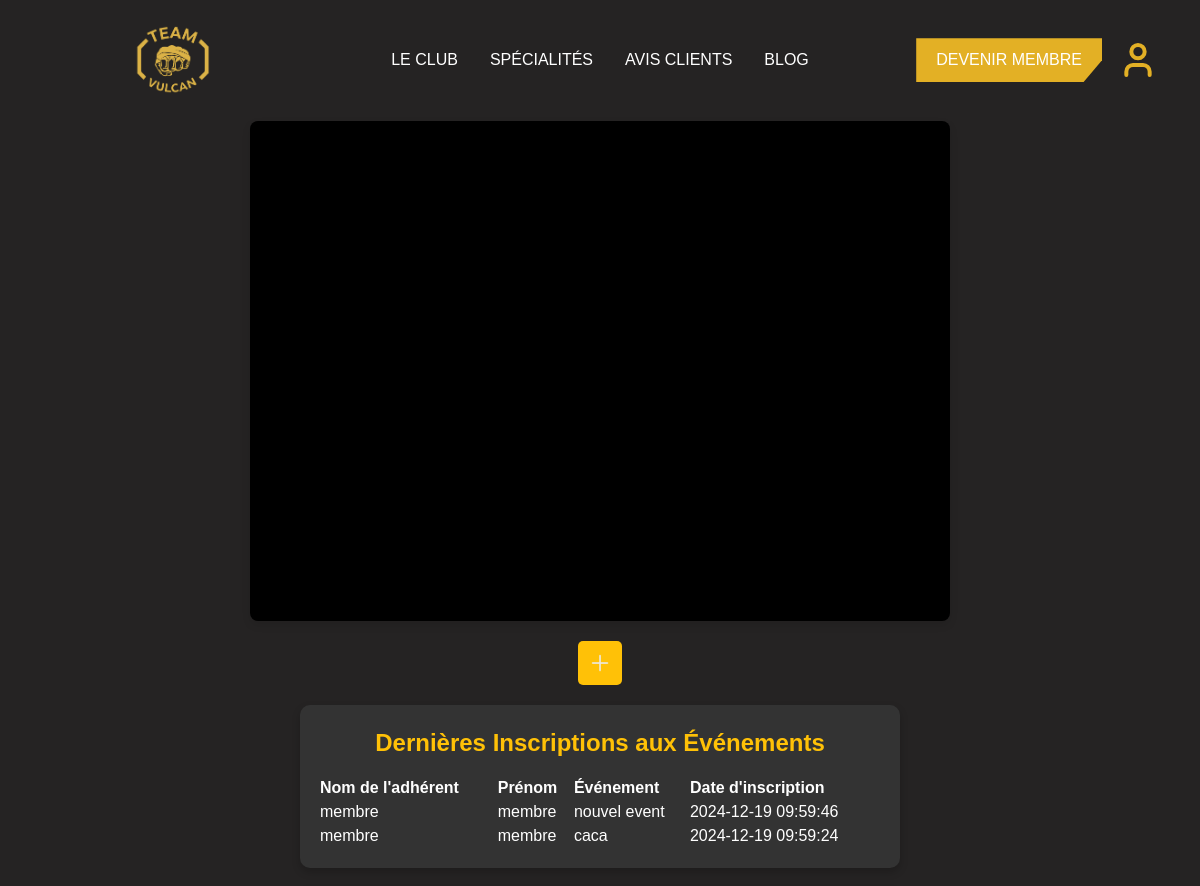
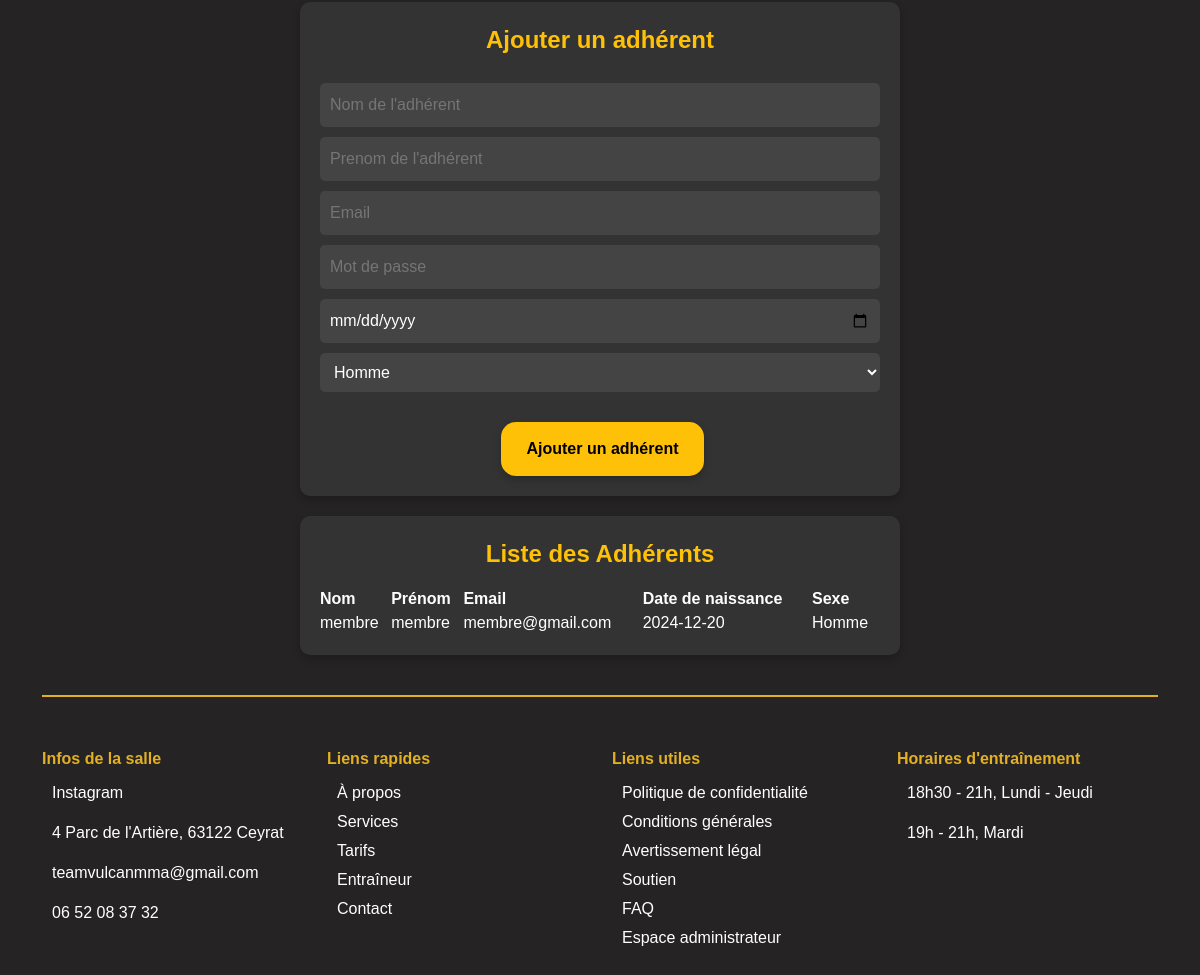
/admin/espace_admin.php (signed in), run on the app's committed database (2 pictures, top to bottom).
### tables this page shows
CREATE TABLE `inscriptions` (
  `id` int(11) NOT NULL,
  `adherent_id` int(11) NOT NULL,
  `event_id` int(11) NOT NULL,
  `date_inscription` timestamp NOT NULL DEFAULT current_timestamp()
);

CREATE TABLE `adherents` (
  `id` int(11) NOT NULL,
  `nom` varchar(100) NOT NULL,
  `prenom` varchar(100) NOT NULL,
  `email` varchar(150) NOT NULL,
  `password` varchar(255) NOT NULL,
  `date_creation` timestamp NOT NULL DEFAULT current_timestamp(),
  `date_naissance` date NOT NULL DEFAULT '1900-01-01',
  `sexe` enum('M','F') NOT NULL DEFAULT 'M'
);

CREATE TABLE `events` (
  `id` int(11) NOT NULL,
  `titre` varchar(200) NOT NULL,
  `description` text NOT NULL,
  `date_event` date NOT NULL,
  `lieu` varchar(200) NOT NULL,
  `type` enum('MMA','Boxe Thai','Kickboxing','JJB','Autre') NOT NULL DEFAULT 'Autre'
);

### admin/espace_admin.php (the view, shortened to what this page needs)
<?php
require_once '../config/config.php';
$sql = "SELECT
            i.id AS inscription_id,
            a.nom AS nom_adherent,
            a.prenom AS prenom_adherent,
            e.titre AS titre_evenement,
            i.date_inscription
        FROM
            inscriptions i
        JOIN
            adherents a ON i.adherent_id = a.id
        JOIN
            events e ON i.event_id = e.id
        ORDER BY
            i.date_inscription DESC";
$stmt = $pdo->prepare($sql);
$stmt->execute();
$inscriptions = $stmt->fetchAll();
$sqlAdherents = "SELECT
                    id,
                    nom,
                    prenom,
                    email,
                    date_naissance,
                    sexe,
                    date_creation
                FROM
                    adherents
                ORDER BY
                    date_creation DESC";
$stmtAdherents = $pdo->prepare($sqlAdherents);
$stmtAdherents->execute();
$adherents = $stmtAdherents->fetchAll();
?>
<!DOCTYPE html>
<html lang="fr">
<head>
    <link rel="stylesheet" href="../include/css/admin.css">
    <link rel="stylesheet" href="../include/css/calendrier.css">
    <link rel="stylesheet" href="../include/css/home.css">
    <link href="https://cdn.jsdelivr.net/npm/bootstrap@5.3.0/dist/css/bootstrap.min.css" rel="stylesheet">
</head>
<body>
    <?php
    include '../include/header.php';
    ?>
    <div id="calendar"></div>
    <div class="btn-new-event">
        <button id="btn-plus" type="button">
            <img src="../include/images/plus.png" alt="Plus" width="24" height="24">
        </button>
    </div>
        <div id="section-modifier">
            <div class="carte-formulaire">
                <div class="carte-header">Dernières Inscriptions aux Événements</div>
                <div class="carte-corps">
                    <table>
                        <thead>
                            <tr>
                                <th>Nom de l'adhérent</th>
                                <th>Prénom</th>
                                <th>Événement</th>
                                <th>Date d'inscription</th>
                            </tr>
                        </thead>
                        <tbody>
                            <?php foreach ($inscriptions as $inscription): ?>
                                <tr>
                                    <td><?= htmlspecialchars($inscription['nom_adherent']) ?></td>
                                    <td><?= htmlspecialchars($inscription['prenom_adherent']) ?></td>
                                    <td><?= htmlspecialchars($inscription['titre_evenement']) ?></td>
                                    <td><?= htmlspecialchars($inscription['date_inscription']) ?></td>
                                </tr>
                            <?php endforeach; ?>
                        </tbody>
                    </table>
                </div>
            </div>
        </div>
        <div id="section-ajouter-adherent">
            <div class="carte-formulaire">
                <div class="carte-header">Ajouter un adhérent</div>
                <div class="carte-corps">
                    <form method="POST">
                        <div>
                            <input type="text" class="champ-formulaire" id="nom" name="nom"
                                placeholder="Nom de l'adhérent" required>
                        </div>
                        <div>
                            <input type="text" class="champ-formulaire" id="prenom" name="prenom"
                                placeholder="Prenom de l'adhérent" required>
                        </div>
                        <div>
                            <input type="email" class="champ-formulaire" id="email" name="email" placeholder="Email"
                                required>
                        </div>
                        <div>
                            <input type="password" class="champ-formulaire" id="password" name="password"
                                placeholder="Mot de passe" required>
                        </div>
                        <div>
                            <input type="date" class="champ-formulaire" id="date_naissance" name="date_naissance"
                                placeholder="Mot de passe" required>
                        </div>
                        <div>
                            <select class="champ-formulaire" id="sexe" name="sexe" required>
                                <option value="M">Homme</option>
                            </select>
                        </div>
                        <div class="center-btn">
                            <button type="submit" name="add_adherent" class="btn-ajouter">Ajouter un
                                adhérent</button>
                        </div>
                    </form>
                </div>
            </div>
        </div>
        <div id="section-modifier">
            <div class="carte-formulaire">
                <div class="carte-header">Liste des Adhérents</div>
                <div class="carte-corps">
                <table>
                    <thead>
                        <tr>
                            <th>Nom</th>
                            <th>Prénom</th>
                            <th>Email</th>
                            <th>Date de naissance</th>
                            <th>Sexe</th>
                        </tr>
                    </thead>
                    <tbody>
                        <?php foreach ($adherents as $adherent): ?>
                            <tr>
                                <td><?= htmlspecialchars($adherent['nom']) ?></td>
                                <td><?= htmlspecialchars($adherent['prenom']) ?></td>
                                <td><?= htmlspecialchars($adherent['email']) ?></td>
                                <td><?= htmlspecialchars($adherent['date_naissance']) ?></td>
                                <td><?= htmlspecialchars($adherent['sexe'] == 'M' ? 'Homme' : 'Femme') ?></td>
                            </tr>
                        <?php endforeach; ?>
                    </tbody>
                </table>
            </div>
        </div>
    </div>
    <?php
    include '../include/footer.php';
    ?>
</body>
</html>

### include/header.php (shortened to what this page needs)
<!DOCTYPE html>
<head>
    <link rel="stylesheet" href="../include/css/header.css">
</head>
<body>
    <header>
        <div class="container">
            <div class="row align-items-center justify-content-between">
                <div class="col text-center">
                    <a href="../index.php">
                        <img src="/SAE301Local/include/images/Logo1.png" alt="Logo" class="img-fluid" style="max-width: 100px;">
                    </a>
                </div>
                <div class="col-md-6 d-none d-md-block" id="nav-pc">
                    <nav class="nav justify-content-center">
                        <a class="nav-link" href="#">LE CLUB</a>
                        <a class="nav-link" href="#">SPÉCIALITÉS</a>
                        <a class="nav-link" href="#">AVIS CLIENTS</a>
                        <a class="nav-link" href="#">BLOG</a>
                    </nav>
                </div>
                <div class="col-md-3 d-none d-md-flex justify-content-end align-items-center">
                    <a href="#" class="btn btn-rejoindre me-3">Devenir membre</a>
                    <a href="http://localhost/SAE301Local/adherents/login.php" aria-label="Espace Membre">
                        <img src="/SAE301Local/include/images/icone_membre.svg" alt="Espace Membre" style="max-width: 40px;">
                    </a>
                </div>
            </div>
        </div>
    </header>
</body>
</html>

### include/footer.php
<footer>
    <div class="container">
        <div class="footer-separator"></div>
        <div class="row">
            <div class="col-md-3">
                <p class="footer-title" href="#">Infos de la salle</p>
                <p class="footer-info"><i class="footer-icon bi bi-instagram"></i> <a
                        href="https://www.instagram.com/teamvulcanmma/" target="_blank">Instagram</a></p>
                <p class="footer-info"><i class="footer-icon bi bi-geo-alt"></i> 4 Parc de l'Artière, 63122 Ceyrat</p>
                <p class="footer-info"><i class="footer-icon bi bi-envelope"></i> teamvulcanmma@gmail.com</p>
                <p class="footer-info"><i class="footer-icon bi bi-telephone"></i> 06 52 08 37 32</p>
            </div>
            <div class="col-md-3">
                <p class="footer-title">Liens rapides</p>
                <div class="footer-links">
                    <a href="#"><i class="footer-icon bi bi-chevron-right"></i> À propos</a>
                    <a href="#"><i class="footer-icon bi bi-chevron-right"></i> Services</a>
                    <a href="#"><i class="footer-icon bi bi-chevron-right"></i> Tarifs</a>
                    <a href="#"><i class="footer-icon bi bi-chevron-right"></i> Entraîneur</a>
                    <a href="#"><i class="footer-icon bi bi-chevron-right"></i> Contact</a>
                </div>
            </div>
            <div class="col-md-3">
                <p class="footer-title">Liens utiles</p>
                <div class="footer-links">
                    <a href="#"><i class="footer-icon bi bi-chevron-right"></i> Politique de confidentialité</a>
                    <a href="#"><i class="footer-icon bi bi-chevron-right"></i> Conditions générales</a>
                    <a href="#"><i class="footer-icon bi bi-chevron-right"></i> Avertissement légal</a>
                    <a href="#"><i class="footer-icon bi bi-chevron-right"></i> Soutien</a>
                    <a href="#"><i class="footer-icon bi bi-chevron-right"></i> FAQ</a>
                    <a href="admin/espace_admin.php"><i class="footer-icon bi bi-chevron-right"></i> Espace administrateur</a>
                </div>
            </div>
            <div class="col-md-3">
                <p class="footer-title">Horaires d'entraînement</p>
                <p class="footer-schedule"><i class="footer-icon bi bi-clock"></i> 18h30 - 21h, Lundi - Jeudi</p>
                <p class="footer-schedule"><i class="footer-icon bi bi-clock"></i> 19h - 21h, Mardi</p>
            </div>
        </div>
    </div>
</footer>

### include/css/admin.css (style rules this page uses)
* { margin: 0; padding: 0; box-sizing: border-box; font-family: Arial, sans-serif; }
body { background-color: #252323 !important; color: white !important; }
p { font-size: 16px; }
.center-btn { text-align: center; }
.btn-ajouter { background-color: #ffc107; border: none; padding: 15px 25px; font-weight: bold; border-radius: 15px; box-shadow: 0 4px 8px rgba(0, 0, 0, 0.2); margin-top: 30px; margin-left: 5px; transition: transform 0.3s, box-shadow 0.3s; text-align: center; }
.carte-formulaire { background-color: #333; padding: 20px; margin: 20px auto; border-radius: 10px; box-shadow: 0 4px 8px rgba(0, 0, 0, 0.2); max-width: 600px; width: 100%; }
.carte-header { font-size: 1.5rem; font-weight: bold; margin-bottom: 15px; color: #ffc107; text-align: center; }
.carte-corps { background-color: #333; display: flex; flex-direction: column; gap: 15px; }
.champ-formulaire { width: 100%; padding: 10px; margin-top: 10px; border: none; border-radius: 5px; background-color: #444; color: white; font-size: 1rem; }
#btn-plus { background-color: #ffc107; padding: 10px 10px; font-weight: bold; border-radius: 5px; cursor: pointer; transition: all 0.3s ease; align-items: center; }
.btn-new-event { text-align: center; margin-top: 20px; }

### include/css/calendrier.css (style rules this page uses)
a { color: white; text-decoration: none; }
#calendar { max-width: 900px; height: 500px; margin: 0 auto; font-size: 14px; }
button { background: transparent; border: none; font-weight: bold; transition: color 0.3s ease; }
#calendar { max-width: 700px; width: 100%; background-color: black; box-shadow: 0 4px 8px rgba(0, 0, 0, 0.1); border-radius: 8px; overflow: hidden; padding: 10px; }

### include/css/home.css (style rules this page uses)
* { margin: 0; padding: 0; box-sizing: border-box; }
body { background-color: #252323 !important; color: white !important; }
p { font-size: 16px; }
header { margin-top: 25px; margin-bottom: 25px; }
.btn-rejoindre { background-color: #000000 !important; }
.nav-link { color: white !important; }
.btn-rejoindre { background-color: #E3B025 !important; color: white !important; border: none !important; border-radius: 0 !important; padding: 10px 20px; text-transform: uppercase; font-weight: bold; clip-path: polygon(0 0, 100% 0, 100% 50%, 90% 100%, 0 100%); padding: 10px 20px !important; }
footer { background-color: #252323; color: #E3B025; padding: 20px 0; }
.footer-separator { border-top: 2px solid #E3B025; margin-bottom: 50px; }
.footer-links a { color: #fff; text-decoration: none; display: block; margin-bottom: 5px; }
.footer-title { font-weight: bold; margin-bottom: 10px; color: #E3B025; }
.footer-info, .footer-schedule { color: #fff; }
.footer-info a { color: white; text-decoration: none; }
body { background-color: #1a1a1a; color: #ffffff; font-family: Arial, sans-serif; }
.row.align-items-center { align-items: center; }
.nav-link { color: white; display: inline-block; transition: color 0.3s ease; }
.btn-rejoindre { background-color: #E3B025; color: white; border: none; border-radius: 0; padding: 10px 20px; text-transform: uppercase; font-weight: bold; clip-path: polygon(0 0, 100% 0, 100% 50%, 90% 100%, 0 100%); transition: background-color 0.3s ease; }
img.img-fluid { transition: transform 0.3s ease; }

### data on the page
inscriptions: adherent.nom "membre", adherent.prenom "membre", event.titre "nouvel event", date_inscription "2024-12-19 09:59:46"
inscriptions: adherent.nom "membre", adherent.prenom "membre", event.titre "caca", date_inscription "2024-12-19 09:59:24"
adherents: nom "membre", prenom "membre", email "membre@gmail.com", date_naissance "2024-12-20", sexe "Homme"
